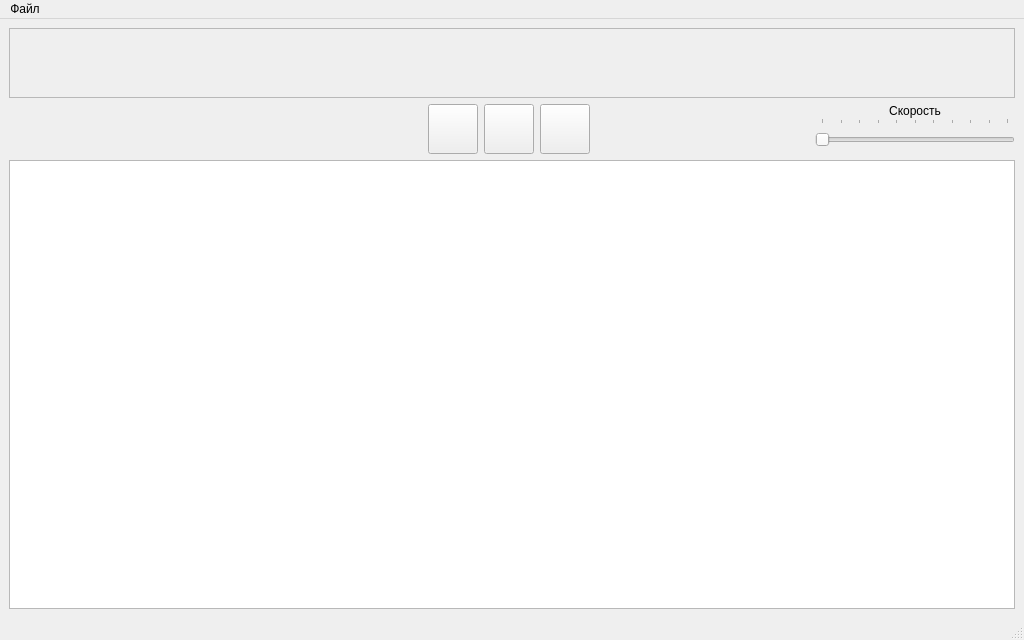
<?xml version="1.0" encoding="UTF-8"?>
<ui version="4.0">
 <class>MainWindow</class>
 <widget class="QMainWindow" name="MainWindow">
  <property name="geometry">
   <rect>
    <x>0</x>
    <y>0</y>
    <width>1024</width>
    <height>640</height>
   </rect>
  </property>
  <property name="sizePolicy">
   <sizepolicy hsizetype="Preferred" vsizetype="Preferred">
    <horstretch>0</horstretch>
    <verstretch>0</verstretch>
   </sizepolicy>
  </property>
  <property name="windowTitle">
   <string>Turing Machine Emulator</string>
  </property>
  <widget class="QWidget" name="centralwidget">
   <layout class="QGridLayout" name="gridLayout">
    <item row="1" column="0" rowspan="2">
     <layout class="QHBoxLayout" name="horizontalLayout">
      <item>
       <spacer name="horizontalSpacer_3">
        <property name="orientation">
         <enum>Qt::Horizontal</enum>
        </property>
        <property name="sizeType">
         <enum>QSizePolicy::Fixed</enum>
        </property>
        <property name="sizeHint" stdset="0">
         <size>
          <width>200</width>
          <height>20</height>
         </size>
        </property>
       </spacer>
      </item>
      <item>
       <spacer name="horizontalSpacer">
        <property name="orientation">
         <enum>Qt::Horizontal</enum>
        </property>
        <property name="sizeHint" stdset="0">
         <size>
          <width>40</width>
          <height>20</height>
         </size>
        </property>
       </spacer>
      </item>
      <item>
       <widget class="QPushButton" name="buttonPlayPause">
        <property name="sizePolicy">
         <sizepolicy hsizetype="Fixed" vsizetype="Fixed">
          <horstretch>0</horstretch>
          <verstretch>0</verstretch>
         </sizepolicy>
        </property>
        <property name="minimumSize">
         <size>
          <width>50</width>
          <height>50</height>
         </size>
        </property>
        <property name="maximumSize">
         <size>
          <width>50</width>
          <height>50</height>
         </size>
        </property>
        <property name="text">
         <string/>
        </property>
        <property name="icon">
         <iconset resource="../../res.qrc">
          <normaloff>:/res/play.png</normaloff>:/res/play.png</iconset>
        </property>
        <property name="iconSize">
         <size>
          <width>32</width>
          <height>32</height>
         </size>
        </property>
       </widget>
      </item>
      <item>
       <widget class="QPushButton" name="buttonStep">
        <property name="minimumSize">
         <size>
          <width>50</width>
          <height>50</height>
         </size>
        </property>
        <property name="maximumSize">
         <size>
          <width>50</width>
          <height>50</height>
         </size>
        </property>
        <property name="icon">
         <iconset resource="../../res.qrc">
          <normaloff>:/res/next.png</normaloff>:/res/next.png</iconset>
        </property>
        <property name="iconSize">
         <size>
          <width>32</width>
          <height>32</height>
         </size>
        </property>
       </widget>
      </item>
      <item>
       <widget class="QPushButton" name="buttonReset">
        <property name="sizePolicy">
         <sizepolicy hsizetype="Fixed" vsizetype="Fixed">
          <horstretch>0</horstretch>
          <verstretch>0</verstretch>
         </sizepolicy>
        </property>
        <property name="minimumSize">
         <size>
          <width>50</width>
          <height>50</height>
         </size>
        </property>
        <property name="maximumSize">
         <size>
          <width>50</width>
          <height>50</height>
         </size>
        </property>
        <property name="icon">
         <iconset resource="../../res.qrc">
          <normaloff>:/res/replay.png</normaloff>:/res/replay.png</iconset>
        </property>
        <property name="iconSize">
         <size>
          <width>32</width>
          <height>32</height>
         </size>
        </property>
       </widget>
      </item>
      <item>
       <spacer name="horizontalSpacer_2">
        <property name="orientation">
         <enum>Qt::Horizontal</enum>
        </property>
        <property name="sizeHint" stdset="0">
         <size>
          <width>40</width>
          <height>20</height>
         </size>
        </property>
       </spacer>
      </item>
      <item>
       <layout class="QVBoxLayout" name="verticalLayout">
        <property name="spacing">
         <number>0</number>
        </property>
        <item>
         <widget class="QLabel" name="label">
          <property name="sizePolicy">
           <sizepolicy hsizetype="Preferred" vsizetype="Minimum">
            <horstretch>0</horstretch>
            <verstretch>0</verstretch>
           </sizepolicy>
          </property>
          <property name="styleSheet">
           <string notr="true">color: rgb(0, 0, 0);</string>
          </property>
          <property name="frameShape">
           <enum>QFrame::NoFrame</enum>
          </property>
          <property name="text">
           <string>Скорость</string>
          </property>
          <property name="alignment">
           <set>Qt::AlignCenter</set>
          </property>
         </widget>
        </item>
        <item>
         <widget class="QSlider" name="speedSlider">
          <property name="sizePolicy">
           <sizepolicy hsizetype="Fixed" vsizetype="Expanding">
            <horstretch>0</horstretch>
            <verstretch>0</verstretch>
           </sizepolicy>
          </property>
          <property name="minimumSize">
           <size>
            <width>200</width>
            <height>0</height>
           </size>
          </property>
          <property name="maximumSize">
           <size>
            <width>200</width>
            <height>16777215</height>
           </size>
          </property>
          <property name="maximum">
           <number>10000</number>
          </property>
          <property name="orientation">
           <enum>Qt::Horizontal</enum>
          </property>
          <property name="tickPosition">
           <enum>QSlider::TicksAbove</enum>
          </property>
          <property name="tickInterval">
           <number>1000</number>
          </property>
         </widget>
        </item>
       </layout>
      </item>
     </layout>
    </item>
    <item row="0" column="0">
     <widget class="QScrollArea" name="tapeBox">
      <property name="sizePolicy">
       <sizepolicy hsizetype="Expanding" vsizetype="Minimum">
        <horstretch>0</horstretch>
        <verstretch>0</verstretch>
       </sizepolicy>
      </property>
      <property name="maximumSize">
       <size>
        <width>16777215</width>
        <height>100</height>
       </size>
      </property>
      <property name="verticalScrollBarPolicy">
       <enum>Qt::ScrollBarAlwaysOff</enum>
      </property>
      <property name="horizontalScrollBarPolicy">
       <enum>Qt::ScrollBarAlwaysOff</enum>
      </property>
      <property name="widgetResizable">
       <bool>true</bool>
      </property>
      <widget class="QWidget" name="scrollAreaWidgetContents">
       <property name="geometry">
        <rect>
         <x>0</x>
         <y>0</y>
         <width>1004</width>
         <height>68</height>
        </rect>
       </property>
       <layout class="QGridLayout" name="gridLayout_2">
        <property name="leftMargin">
         <number>0</number>
        </property>
        <property name="topMargin">
         <number>0</number>
        </property>
        <property name="rightMargin">
         <number>0</number>
        </property>
        <property name="bottomMargin">
         <number>0</number>
        </property>
        <property name="spacing">
         <number>0</number>
        </property>
        <item row="0" column="0">
         <layout class="QHBoxLayout" name="tape">
          <property name="spacing">
           <number>2</number>
          </property>
         </layout>
        </item>
       </layout>
      </widget>
     </widget>
    </item>
    <item row="3" column="0">
     <widget class="QTableWidget" name="table">
      <property name="editTriggers">
       <set>QAbstractItemView::NoEditTriggers</set>
      </property>
      <property name="verticalScrollMode">
       <enum>QAbstractItemView::ScrollPerPixel</enum>
      </property>
      <property name="horizontalScrollMode">
       <enum>QAbstractItemView::ScrollPerPixel</enum>
      </property>
     </widget>
    </item>
   </layout>
  </widget>
  <widget class="QMenuBar" name="menubar">
   <property name="geometry">
    <rect>
     <x>0</x>
     <y>0</y>
     <width>1024</width>
     <height>21</height>
    </rect>
   </property>
   <widget class="QMenu" name="menu">
    <property name="title">
     <string>Файл</string>
    </property>
    <addaction name="actionLoadProgram"/>
    <addaction name="separator"/>
    <addaction name="actionLoadTape"/>
    <addaction name="actionSaveTape"/>
    <addaction name="separator"/>
    <addaction name="actionQuit"/>
   </widget>
   <addaction name="menu"/>
  </widget>
  <widget class="QStatusBar" name="statusbar">
   <property name="sizeGripEnabled">
    <bool>true</bool>
   </property>
  </widget>
  <action name="actionLoadProgram">
   <property name="text">
    <string>Загрузить программу</string>
   </property>
  </action>
  <action name="actionLoadTape">
   <property name="text">
    <string>Загрузить ленту</string>
   </property>
  </action>
  <action name="actionSaveTape">
   <property name="text">
    <string>Сохранить ленту</string>
   </property>
  </action>
  <action name="actionQuit">
   <property name="text">
    <string>Выход</string>
   </property>
  </action>
 </widget>
 <resources>
  <include location="../../res.qrc"/>
 </resources>
 <connections/>
</ui>
